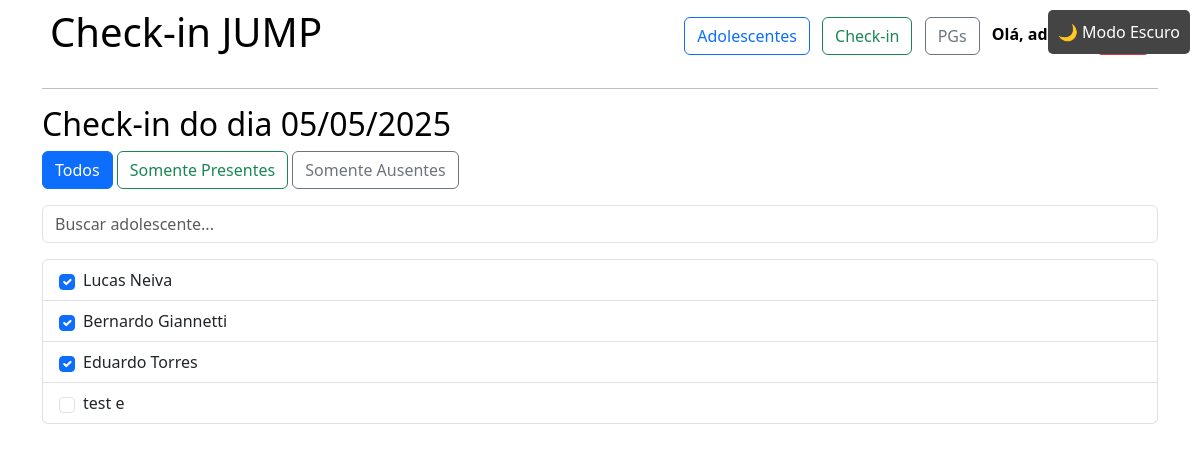
Before: /checkin/3/ (signed in) with the older database file.
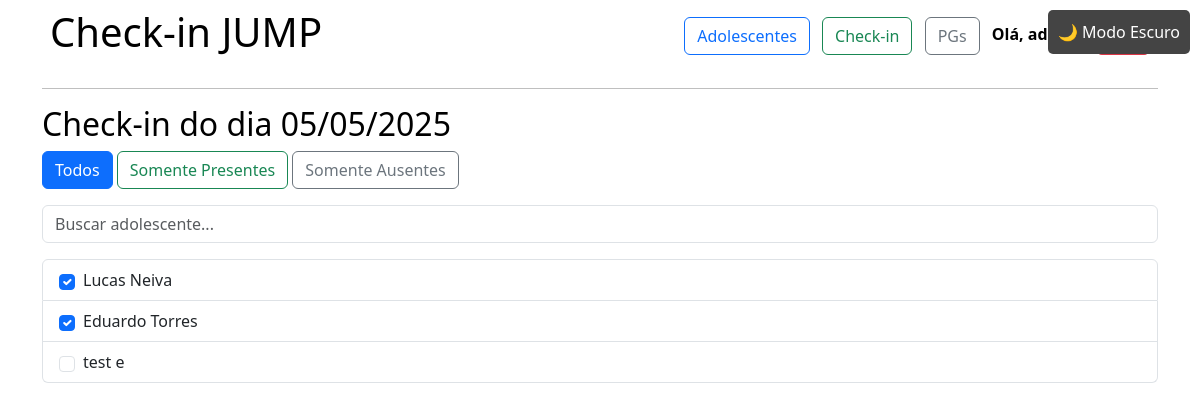
After: the same page with the newer database file.
### adolescentes/models.py (models this page shows, shortened)
class Adolescente(models.Model):
    nome = models.CharField(max_length=100)
    sobrenome = models.CharField(max_length=100)
    foto = models.ImageField(upload_to='fotos/', blank=True, null=True)
    data_nascimento = models.DateField()
    GENERO_CHOICES = [
        ("M", "Masculino"),
        ("F", "Feminino"),
    ]
    genero = models.CharField(max_length=1, choices=GENERO_CHOICES, blank=True, null=False)
    pg = models.ForeignKey(PequenoGrupo, on_delete=models.SET_NULL, blank=True, null=True, related_name='adolescentes')
    imperio = models.ForeignKey(Imperio, on_delete=models.SET_NULL, null=True, blank=True)
    data_inicio = models.DateField(blank=True, null=True)

### adolescentes/views.py (the view, shortened to what this page needs)
# urls.py: path("checkin/<int:dia_id>/", views.checkin_dia, name="checkin_dia"),
@login_required
def checkin_dia(request, dia_id):
    dia = get_object_or_404(DiaEvento, pk=dia_id)
    adolescentes = Adolescente.objects.all()
    filtro = request.GET.get('filtro', 'todos')  # padrão: todos
    presencas = Presenca.objects.filter(dia=dia)
    presentes_ids = presencas.filter(presente=True).values_list('adolescente_id', flat=True)
    if filtro == 'presentes':
        adolescentes = adolescentes.filter(id__in=presentes_ids)
    elif filtro == 'ausentes':
        adolescentes = adolescentes.exclude(id__in=presentes_ids)
    adolescentes = sorted(adolescentes, key=lambda x: x.id not in presentes_ids)
    return render(request, 'checkin/checkin_dia.html', {
        'dia': dia,
        'adolescentes': adolescentes,
        'presentes_ids': presentes_ids,
        'filtro': filtro,
    })

### adolescentes/templates/checkin/checkin_dia.html (shortened to what this page needs)
{% extends 'adolescentes/base.html' %}
{% block content %}
<h2>Check-in do dia {{ dia.data|date:"d/m/Y" }}</h2>
<div class="mb-3">
  <a href="?filtro=todos" class="btn btn-outline-primary {% if filtro == 'todos' %}active{% endif %}">Todos</a>
  <a href="?filtro=presentes" class="btn btn-outline-success {% if filtro == 'presentes' %}active{% endif %}">Somente Presentes</a>
  <a href="?filtro=ausentes" class="btn btn-outline-secondary {% if filtro == 'ausentes' %}active{% endif %}">Somente Ausentes</a>
</div>
<div class="mb-3">
  <input type="text" id="searchInput" class="form-control" placeholder="Buscar adolescente...">
</div>
<form method="post">
  <ul class="list-group mb-3">
    {% for adolescente in adolescentes %}
      <li class="list-group-item">
        <label class="form-check-label d-flex align-items-center">
          <input type="checkbox"
                 class="form-check-input me-2 presenca-checkbox"
                 data-adolescente-id="{{ adolescente.id }}"
                 {% if adolescente.id in presentes_ids %}checked{% endif %}>
          {{ adolescente.nome }} {{ adolescente.sobrenome }}
        </label>
      </li>
    {% endfor %}
  </ul>
</form>
{% endblock %}

Changed rows visible on the page:
removed Adolescente: id "☑", nome "Bernardo", sobrenome "Giannetti"
